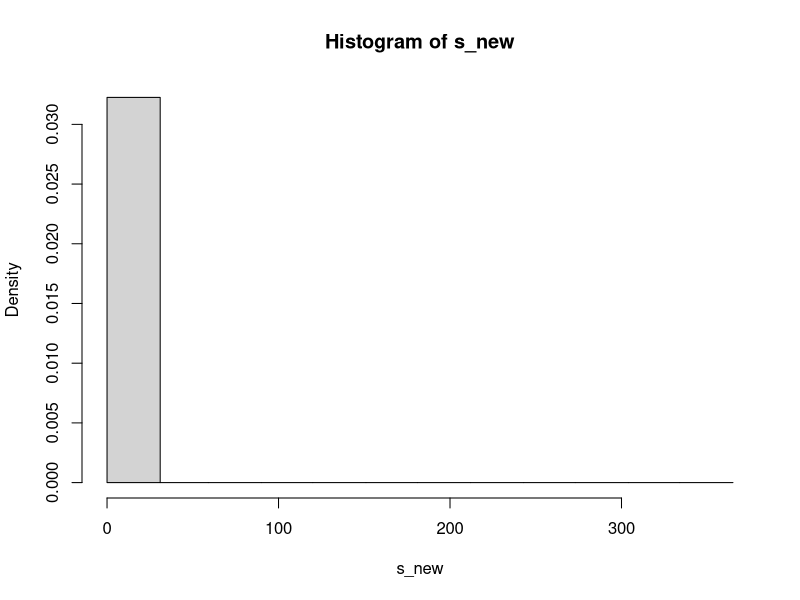
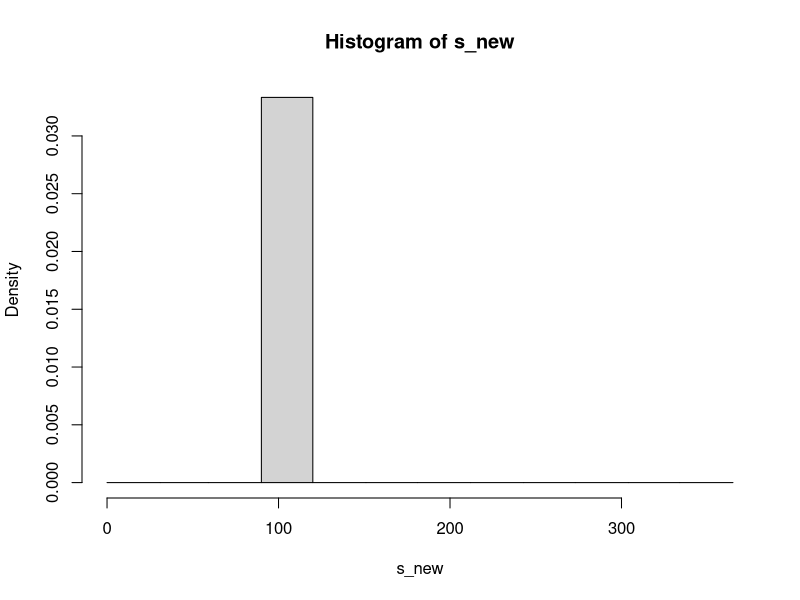
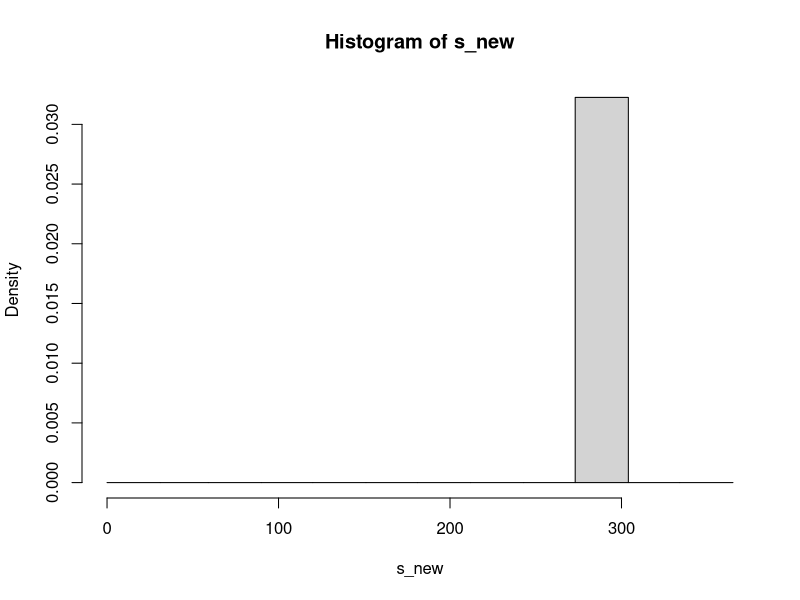
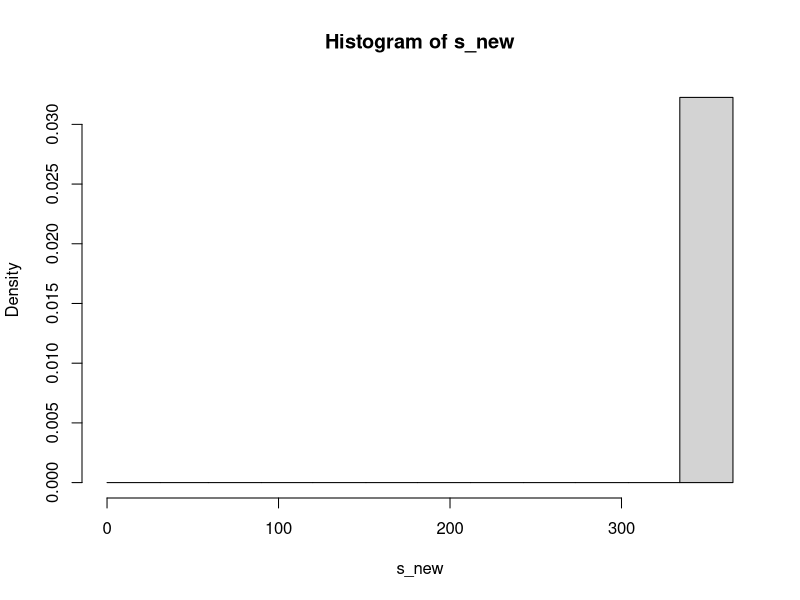
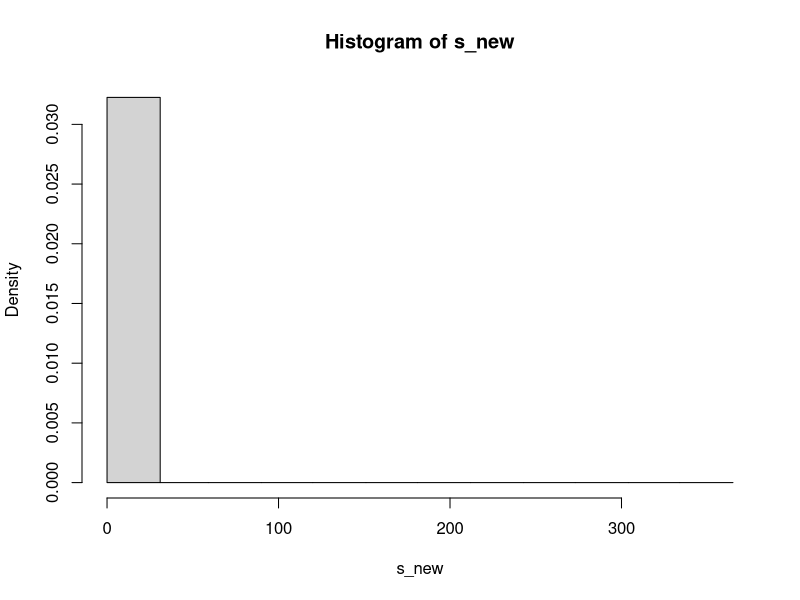
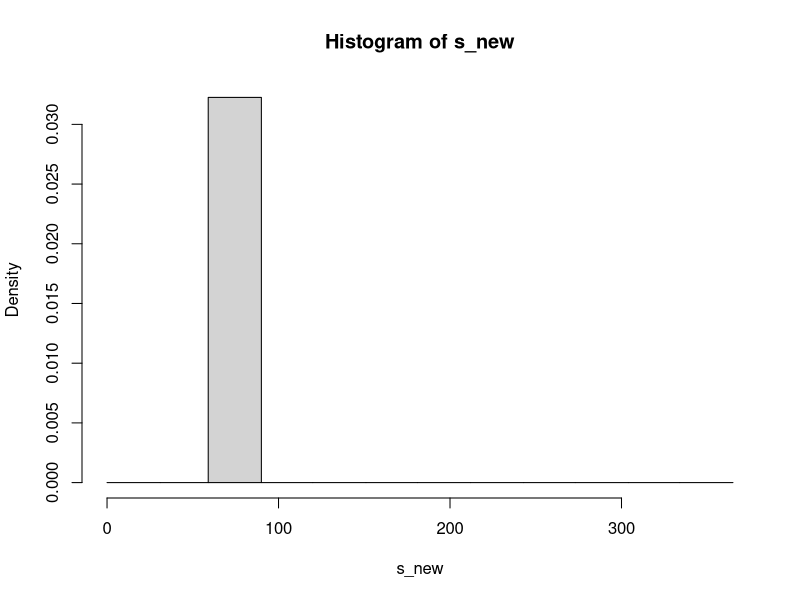
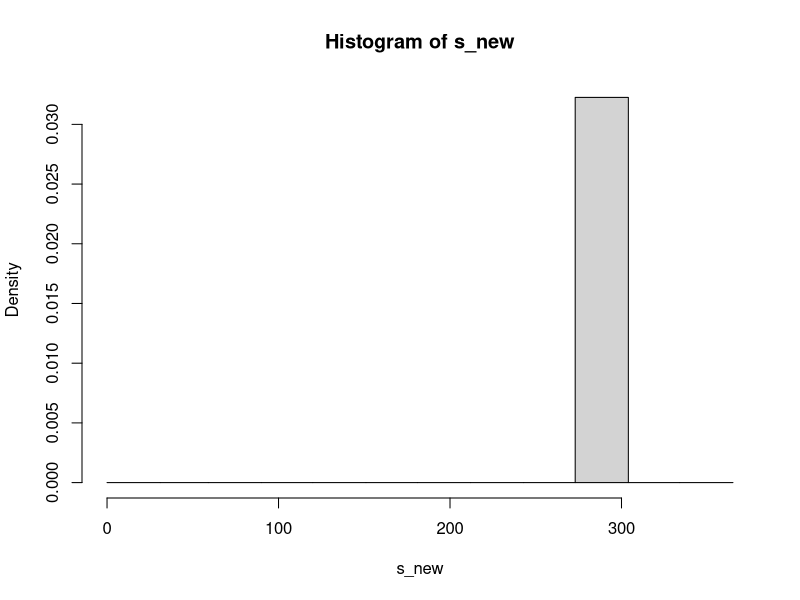
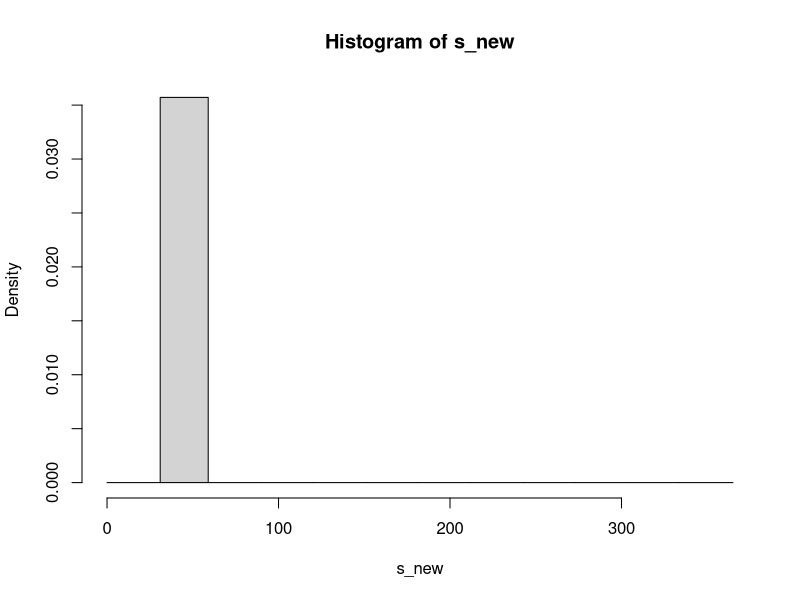

Generate these figures, in order, with R: (Note: a time limit stopped this script after it produced the figures.)
s <-  function(a){sample(1:365, a,replace = TRUE)}
v <- cumsum(c(31,28,31,30,31,30,31,31,30,31,30,31))

for (j in 1:40){
  t=1
  for(i in 1:100){
    s_new=s(j)
    h= hist(s_new,breaks=c(0,v),probability =TRUE)
    c=h$counts
    for (x in c){if (x==0){
      t=0
      break
    }
      }
  }
  if (t==1){
    print(j)
    break
  }
}
